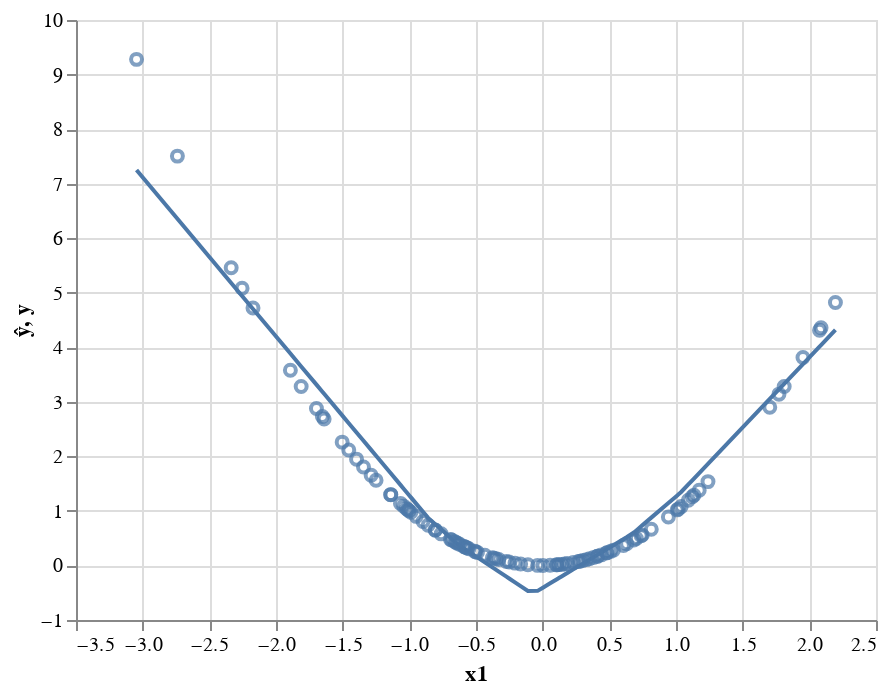

Notebook cell for this chart:
### Code cell
preds = pd.DataFrame({'ŷ':ŷ.detach().numpy()[:,0], 'y':y[:,0], 'x1':x[:,0]})
(alt.Chart(preds).mark_line().encode(x='x1', y='ŷ') + 
alt.Chart(preds).mark_point().encode(x='x1', y='y'))

### Figure 1 — Vega-Lite specification as saved in the notebook (floating-point values rounded to 4 significant figures)
{"$schema": "https://vega.github.io/schema/vega-lite/v3.4.0.json", "config": {"mark": {"tooltip": null}, "view": {"height": 300, "width": 400}}, "data": {"name": "data-2d3fdefa015394e211b93237784f2868"}, "datasets": {"data-2d3fdefa015394e211b93237784f2868": [{"x1": 0.9429, "y": 0.889, "ŷ": 1.145}, {"x1": 0.4105, "y": 0.1685, "ŷ": 0.1939}, {"x1": 1.039, "y": 1.079, "ŷ": 1.347}, {"x1": 0.6057, "y": 0.3669, "ŷ": 0.4811}, {"x1": -2.739, "y": 7.505, "ŷ": 6.356}, {"x1": 0.1845, "y": 0.03405, "ŷ": -0.1386}, {"x1": 0.7027, "y": 0.4938, "ŷ": 0.6427}, {"x1": 0.3015, "y": 0.09093, "ŷ": 0.0336}, {"x1": 0.1071, "y": 0.01148, "ŷ": -0.2524}, {"x1": 0.1217, "y": 0.01481, "ŷ": -0.231}, {"x1": -0.1107, "y": 0.01225, "ŷ": -0.4666}, {"x1": -0.9489, "y": 0.9004, "ŷ": 1.134}, {"x1": -0.3767, "y": 0.1419, "ŷ": -0.03505}, {"x1": 1.811, "y": 3.281, "ŷ": 3.33}, {"x1": 1.135, "y": 1.288, "ŷ": 1.594}, {"x1": -1.811, "y": 3.281, "ŷ": 3.649}, {"x1": -0.6197, "y": 0.384, "ŷ": 0.359}, {"x1": -0.2075, "y": 0.04307, "ŷ": -0.3095}, {"x1": 1.703, "y": 2.901, "ŷ": 3.053}, {"x1": -1.139, "y": 1.298, "ŷ": 1.689}, {"x1": -2.254, "y": 5.082, "ŷ": 4.941}, {"x1": 2.076, "y": 4.312, "ŷ": 4.011}, {"x1": -1.652, "y": 2.73, "ŷ": 3.185}, {"x1": -0.5751, "y": 0.3308, "ŷ": 0.2868}, {"x1": -0.5025, "y": 0.2525, "ŷ": 0.1689}, {"x1": -1.344, "y": 1.806, "ŷ": 2.285}, {"x1": -0.5871, "y": 0.3447, "ŷ": 0.3062}, {"x1": -1.396, "y": 1.949, "ŷ": 2.438}, {"x1": -2.173, "y": 4.72, "ŷ": 4.703}, {"x1": 0.1037, "y": 0.01076, "ŷ": -0.2574}, {"x1": 0.2682, "y": 0.07195, "ŷ": -0.01541}, {"x1": 0.001504, "y": 2.261e-06, "ŷ": -0.4079}, {"x1": 0.8146, "y": 0.6636, "ŷ": 0.8767}, {"x1": -1.043, "y": 1.087, "ŷ": 1.408}, {"x1": 0.1416, "y": 0.02005, "ŷ": -0.2017}, {"x1": 0.1629, "y": 0.02653, "ŷ": -0.1704}, {"x1": -1.249, "y": 1.561, "ŷ": 2.011}, {"x1": 0.5085, "y": 0.2585, "ŷ": 0.338}, {"x1": 0.4802, "y": 0.2306, "ŷ": 0.2965}, {"x1": -0.4892, "y": 0.2393, "ŷ": 0.1474}, {"x1": -0.8973, "y": 0.8052, "ŷ": 0.9834}, {"x1": 0.2297, "y": 0.05278, "ŷ": -0.07206}, {"x1": -0.1653, "y": 0.02733, "ŷ": -0.378}, {"x1": -0.6915, "y": 0.4781, "ŷ": 0.5073}, {"x1": -1.139, "y": 1.298, "ŷ": 1.689}, {"x1": -0.03799, "y": 0.001443, "ŷ": -0.466}, {"x1": 0.2798, "y": 0.0783, "ŷ": 0.00164}, {"x1": -1.067, "y": 1.138, "ŷ": 1.477}, {"x1": 0.4404, "y": 0.1939, "ŷ": 0.2379}, {"x1": -1.002, "y": 1.004, "ŷ": 1.288}, {"x1": -0.3487, "y": 0.1216, "ŷ": -0.08061}, {"x1": 0.3513, "y": 0.1234, "ŷ": 0.1069}, {"x1": 0.6299, "y": 0.3967, "ŷ": 0.5167}, {"x1": -0.5535, "y": 0.3064, "ŷ": 0.2517}, {"x1": -1.021, "y": 1.042, "ŷ": 1.343}, {"x1": -0.5085, "y": 0.2586, "ŷ": 0.1787}, {"x1": -0.6582, "y": 0.4332, "ŷ": 0.428}, {"x1": 0.4819, "y": 0.2322, "ŷ": 0.2989}, {"x1": 1.093, "y": 1.194, "ŷ": 1.486}, {"x1": -1.286, "y": 1.655, "ŷ": 2.118}, {"x1": 1.174, "y": 1.379, "ŷ": 1.695}, {"x1": -0.9881, "y": 0.9764, "ŷ": 1.248}, {"x1": -0.6366, "y": 0.4053, "ŷ": 0.3865}, {"x1": 1.01, "y": 1.019, "ŷ": 1.284}, {"x1": 0.7388, "y": 0.5458, "ŷ": 0.7181}, {"x1": 1.122, "y": 1.26, "ŷ": 1.562}, {"x1": -0.6822, "y": 0.4655, "ŷ": 0.4853}, {"x1": -0.8057, "y": 0.6491, "ŷ": 0.7548}, {"x1": 0.3274, "y": 0.1072, "ŷ": 0.07165}, {"x1": 1.24, "y": 1.537, "ŷ": 1.863}, {"x1": -0.4336, "y": 0.188, "ŷ": 0.05713}, {"x1": -0.2718, "y": 0.07388, "ŷ": -0.2053}, {"x1": -1.454, "y": 2.115, "ŷ": 2.608}, {"x1": -0.7613, "y": 0.5796, "ŷ": 0.6639}, {"x1": -0.8592, "y": 0.7382, "ŷ": 0.8722}, {"x1": -1.892, "y": 3.58, "ŷ": 3.885}, {"x1": -1.697, "y": 2.878, "ŷ": 3.315}, {"x1": 1.017, "y": 1.035, "ŷ": 1.3}, {"x1": 1.772, "y": 3.141, "ŷ": 3.23}, {"x1": -0.5903, "y": 0.3484, "ŷ": 0.3113}, {"x1": -2.336, "y": 5.457, "ŷ": 5.18}, {"x1": -0.3653, "y": 0.1334, "ŷ": -0.05365}, {"x1": -0.5648, "y": 0.319, "ŷ": 0.27}, {"x1": -0.2513, "y": 0.06316, "ŷ": -0.2385}, {"x1": 2.088, "y": 4.359, "ŷ": 4.04}, {"x1": -1.011, "y": 1.023, "ŷ": 1.316}, {"x1": 0.05594, "y": 0.003129, "ŷ": -0.3278}, {"x1": 0.4114, "y": 0.1693, "ŷ": 0.1952}, {"x1": 2.196, "y": 4.821, "ŷ": 4.317}, {"x1": -1.639, "y": 2.687, "ŷ": 3.147}, {"x1": 0.3818, "y": 0.1458, "ŷ": 0.1517}, {"x1": 0.5301, "y": 0.281, "ŷ": 0.3699}, {"x1": -0.6499, "y": 0.4223, "ŷ": 0.408}, {"x1": -0.8047, "y": 0.6476, "ŷ": 0.7529}, {"x1": 1.952, "y": 3.812, "ŷ": 3.692}, {"x1": 0.6842, "y": 0.4681, "ŷ": 0.604}, {"x1": 0.7467, "y": 0.5576, "ŷ": 0.7347}, {"x1": -1.504, "y": 2.261, "ŷ": 2.752}, {"x1": -0.329, "y": 0.1082, "ŷ": -0.1126}, {"x1": -3.046, "y": 9.278, "ŷ": 7.251}]}, "layer": [{"encoding": {"x": {"field": "x1", "type": "quantitative"}, "y": {"field": "ŷ", "type": "quantitative"}}, "mark": "line"}, {"encoding": {"x": {"field": "x1", "type": "quantitative"}, "y": {"field": "y", "type": "quantitative"}}, "mark": "point"}]}
